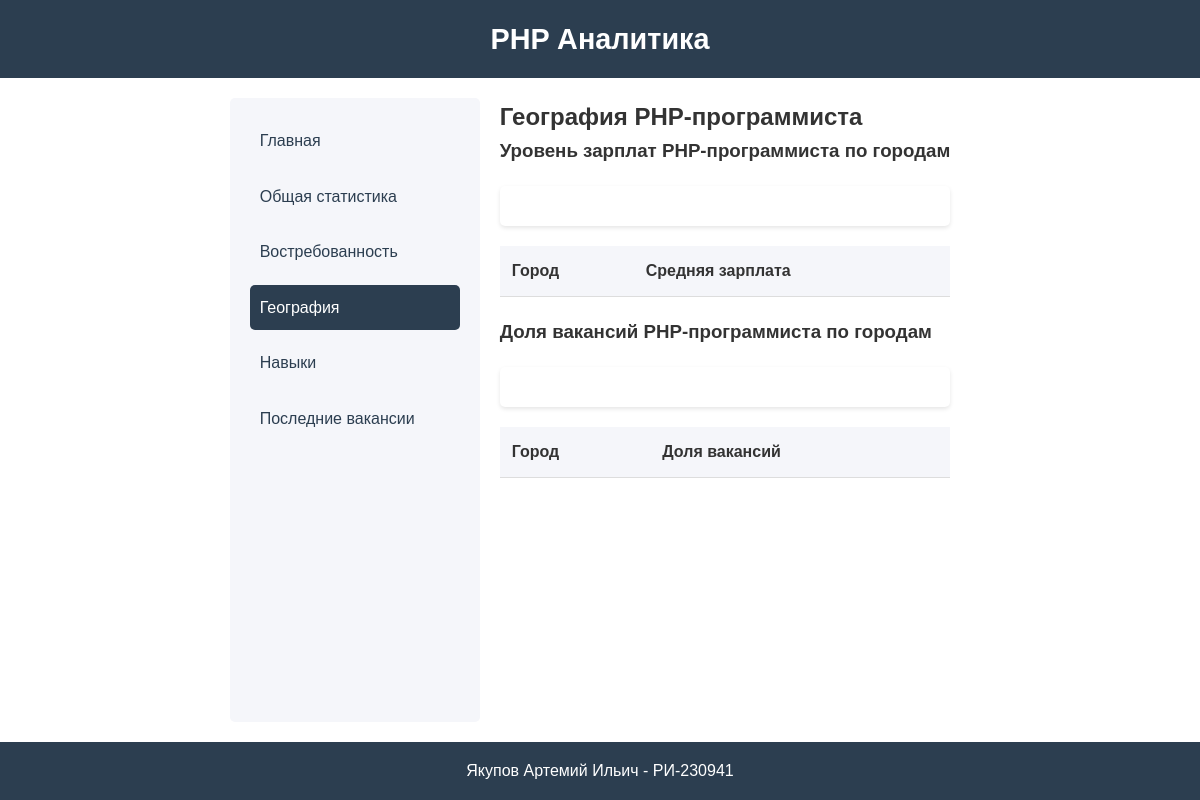
The app's page /geography/, older data.
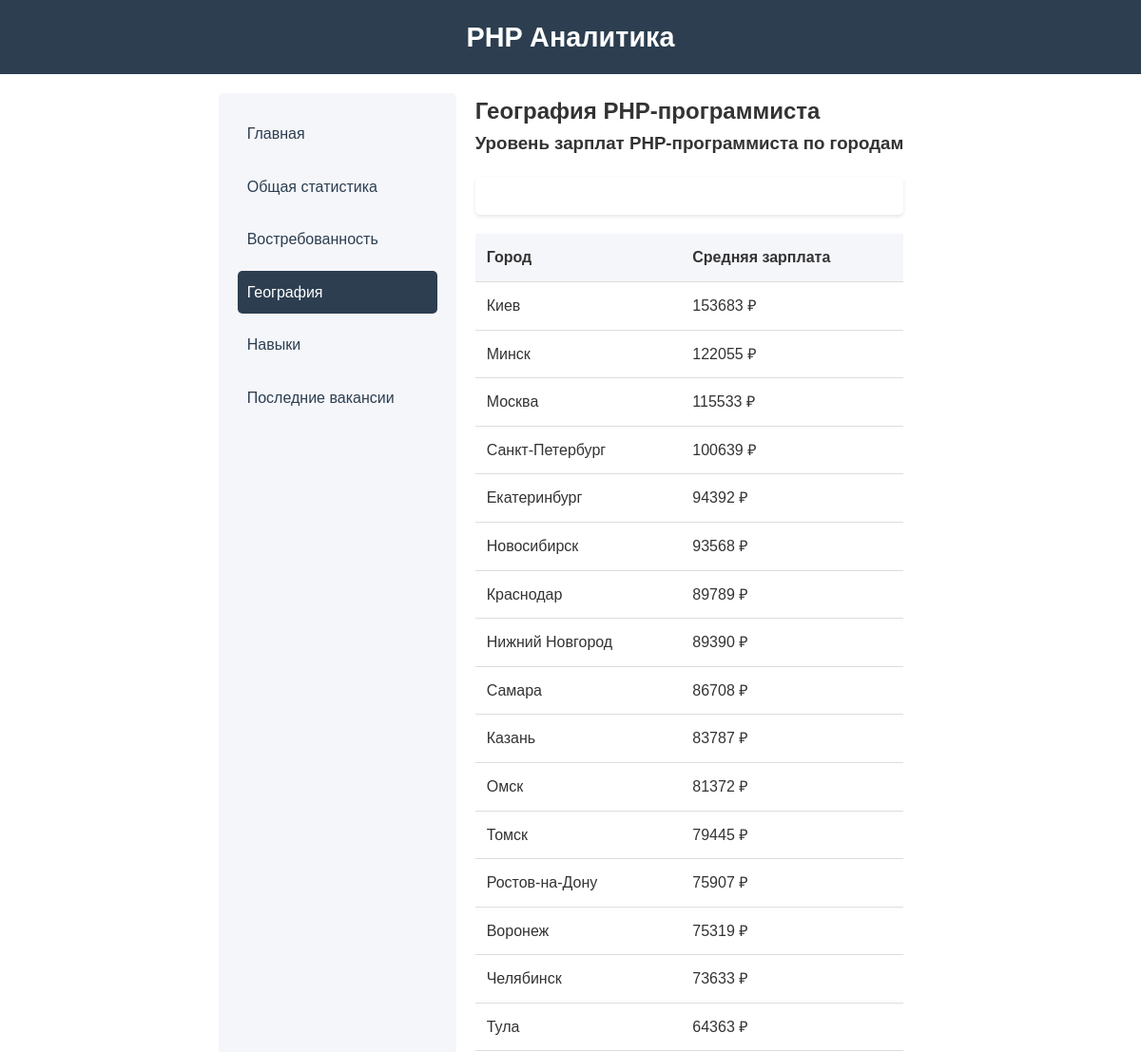
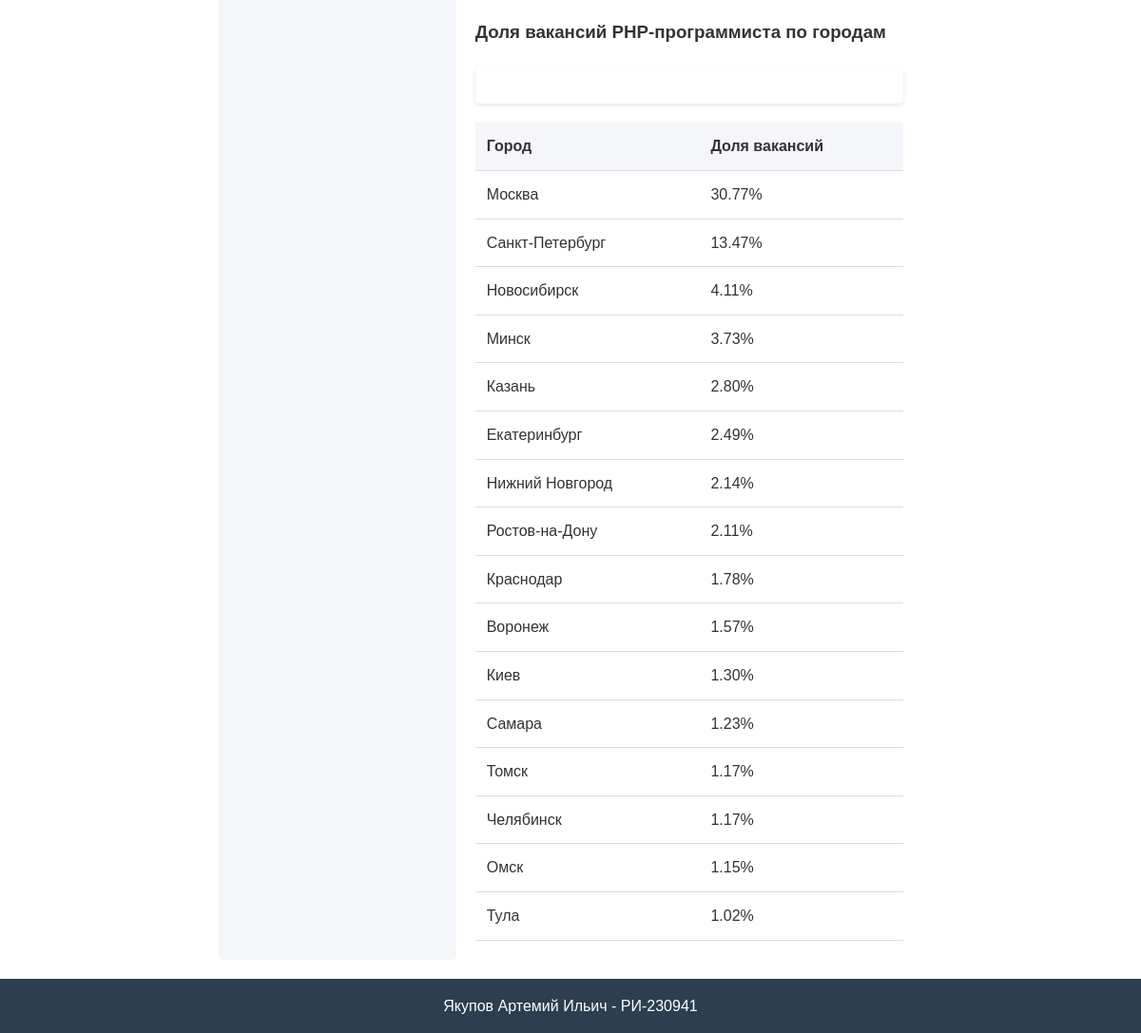
The same page, newer data (2 pictures, top to bottom).
### main/models.py (models this page shows, shortened)
class GeographyData(models.Model):
    city = models.CharField('Город', max_length=100)
    average_salary = models.DecimalField('Средняя зарплата', max_digits=10, decimal_places=2)
    vacancy_share = models.DecimalField('Доля вакансий', max_digits=5, decimal_places=2)
    year = models.IntegerField('Год')
    is_general = models.BooleanField('Общая статистика', default=True)
    class Meta:
        verbose_name = 'География'
        verbose_name_plural = 'География'
        ordering = ['-average_salary']

### main/views.py (the view)
# urls.py: path('geography/', views.geography, name='geography'),
def geography(request):
    context = {
        'php_city_salary_statistics': GeographyData.objects.filter(
            is_general=False
        ).order_by('-average_salary'),
        'php_city_share_statistics': GeographyData.objects.filter(
            is_general=False
        ).order_by('-vacancy_share'),
        'php_salary_city_graphs': Graph.objects.filter(
            graph_type='geography_salary',
            is_general=False
        ),
        'php_geography_graphs': Graph.objects.filter(
            graph_type='geography_share',
            is_general=False
        ),
    }
    return render(request, 'main/geography.html', context)

### main/templates/main/geography.html (shortened to what this page needs)
{% extends 'base.html' %}
{% block page_title %}География PHP-программиста{% endblock %}
{% block content %}
<div class="geography">
    <section>
        <h3>Уровень зарплат PHP-программиста по городам</h3>
        <div class="graph">
        </div>
        <div class="statistics-table">
            <table>
                <thead>
                    <tr>
                        <th>Город</th>
                        <th>Средняя зарплата</th>
                    </tr>
                </thead>
                <tbody>
                    {% for city in php_city_salary_statistics %}
                    <tr>
                        <td>{{ city.city }}</td>
                        <td>{{ city.average_salary|floatformat:0 }} ₽</td>
                    </tr>
                    {% endfor %}
                </tbody>
            </table>
        </div>
    </section>
    <section>
        <h3>Доля вакансий PHP-программиста по городам</h3>
        <div class="graph">
        </div>
        <div class="statistics-table">
            <table>
                <thead>
                    <tr>
                        <th>Город</th>
                        <th>Доля вакансий</th>
                    </tr>
                </thead>
                <tbody>
                    {% for city in php_city_share_statistics %}
                    <tr>
                        <td>{{ city.city }}</td>
                        <td>{{ city.vacancy_share|floatformat:2 }}%</td>
                    </tr>
                    {% endfor %}
                </tbody>
            </table>
        </div>
    </section>
</div>
{% endblock %}

Row changes from the older to the newer data that the page shows:
added GeographyData: city "Киев", average_salary "153683", vacancy_share "1.30"
added GeographyData: city "Минск", average_salary "122055", vacancy_share "3.73"
added GeographyData: city "Москва", average_salary "115533", vacancy_share "30.77"
added GeographyData: city "Санкт-Петербург", average_salary "100639", vacancy_share "13.47"
added GeographyData: city "Екатеринбург", average_salary "94392", vacancy_share "2.49"
added GeographyData: city "Новосибирск", average_salary "93568", vacancy_share "4.11"
added GeographyData: city "Краснодар", average_salary "89789", vacancy_share "1.78"
added GeographyData: city "Нижний Новгород", average_salary "89390", vacancy_share "2.14"
added GeographyData: city "Самара", average_salary "86708", vacancy_share "1.23"
added GeographyData: city "Казань", average_salary "83787", vacancy_share "2.80"
added GeographyData: city "Омск", average_salary "81372", vacancy_share "1.15"
added GeographyData: city "Томск", average_salary "79445", vacancy_share "1.17"
added GeographyData: city "Ростов-на-Дону", average_salary "75907", vacancy_share "2.11"
added GeographyData: city "Воронеж", average_salary "75319", vacancy_share "1.57"
added GeographyData: city "Челябинск", average_salary "73633", vacancy_share "1.17"
added GeographyData: city "Тула", average_salary "64363", vacancy_share "1.02"
